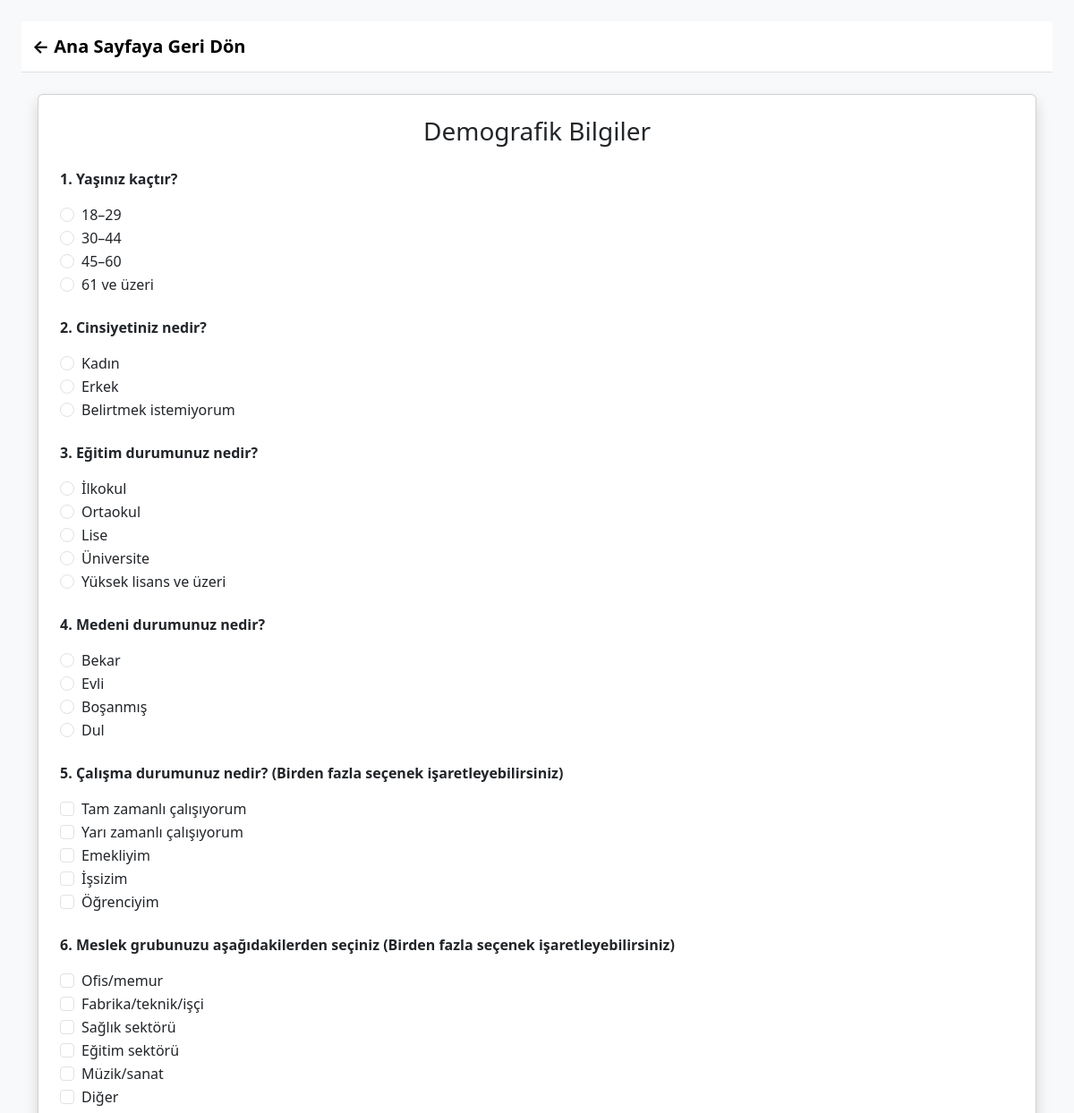
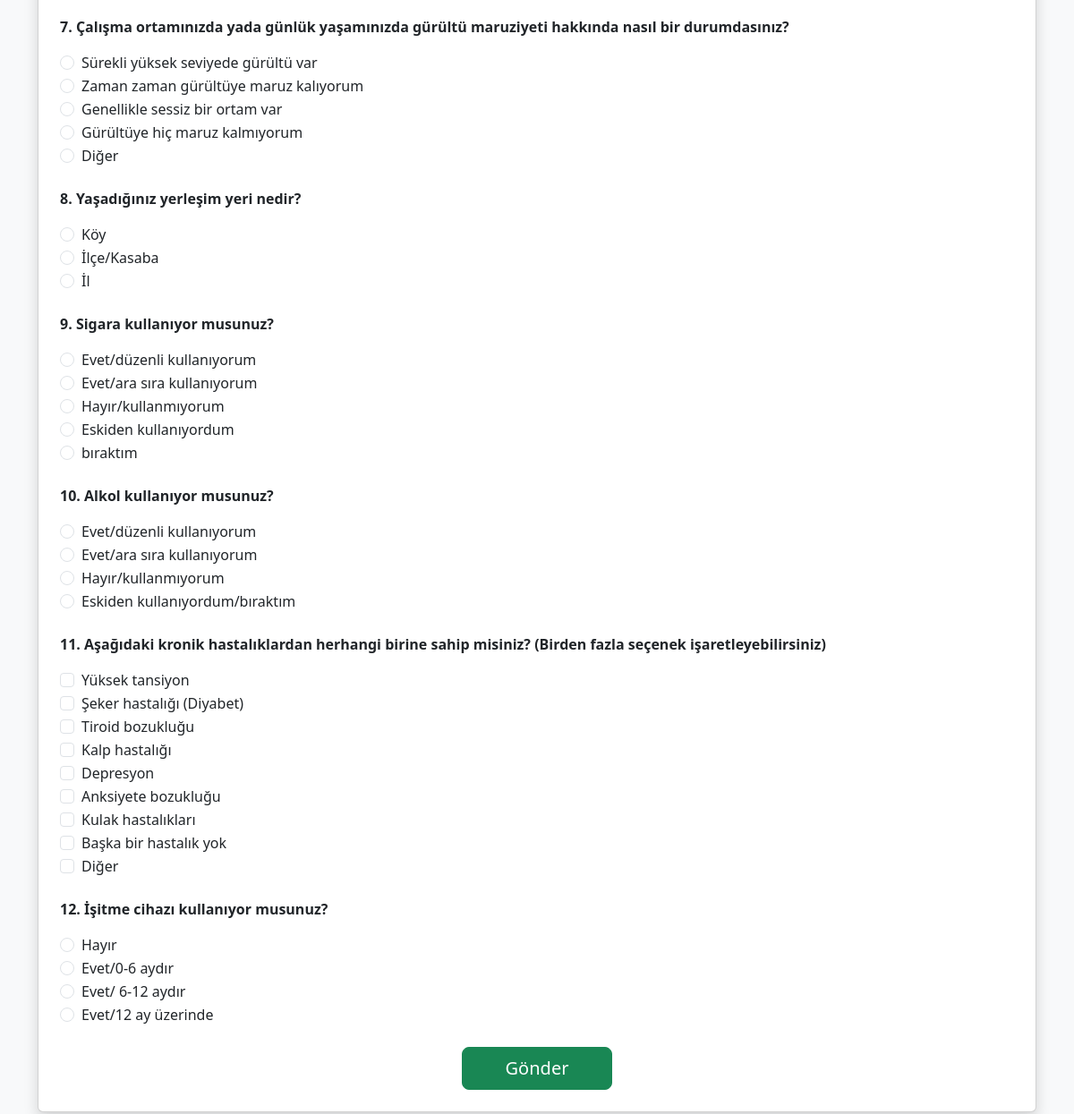
The app's page /anket_doldur/1 (signed in) with its own data (2 pictures, top to bottom).
### app.py (models this page shows)
class Anket(db.Model):
    id = db.Column(db.Integer, primary_key=True)
    baslik = db.Column(db.String(100), nullable=False)
    sorular = db.relationship('Soru', backref='anket', cascade='all, delete-orphan')

class Soru(db.Model):
    id = db.Column(db.Integer, primary_key=True)
    anket_id = db.Column(db.Integer, db.ForeignKey('anket.id'), nullable=False)
    metin = db.Column(db.String(300), nullable=False)
    tip = db.Column(db.String(50), default='text')  # 'text', 'choice', 'multi_choice'
    secenekler = db.Column(db.Text)
    sira = db.Column(db.Integer, default=0)  # ❗️Eklendi

### app.py (the view, shortened to what this page needs)
@app.route('/anket_doldur/<int:anket_id>', methods=['GET', 'POST'])
@login_required
def anket_doldur(anket_id):
    if current_user.role != 'hasta':
        return redirect('/')
    anket = Anket.query.get_or_404(anket_id)
    sorular = anket.sorular
    return render_template('anket_doldur.html', anket=anket, sorular=sorular)

### app.py (called while the page is built)
@login_manager.user_loader
def load_user(user_id):
    return User.query.get(int(user_id))

### templates/anket_doldur.html (shortened to what this page needs)
<!DOCTYPE html>
<html>
<head>
    <link href="https://cdn.jsdelivr.net/npm/bootstrap@5.3.0/dist/css/bootstrap.min.css" rel="stylesheet">
</head>
<body class="bg-light p-4">
<nav class="navbar navbar-light bg-white border-bottom mb-4">
    <div class="container-fluid">
        <a class="navbar-brand fw-bold" href="{{ url_for('hasta_panel') }}">← Ana Sayfaya Geri Dön</a>
    </div>
</nav>
<div class="container">
    <div class="card shadow p-4">
        <h3 class="mb-4 text-center">{{ anket.baslik }}</h3>
        <form method="POST">
            {% for soru in sorular %}
                <div class="mb-4">
                    <label class="form-label fw-bold">{{ loop.index }}. {{ soru.metin }}</label>
                    {% if soru.tip == 'text' %}
                        <textarea name="soru_{{ soru.id }}" class="form-control" rows="3" required></textarea>
                    {% elif soru.tip == 'choice' and soru.secenekler %}
                        {% set secenekler = soru.secenekler.split(',') %}
                        <div class="mt-2">
                            {% for secenek in secenekler %}
                                {% set secenek = secenek.strip() %}
                                <div class="form-check">
                                    <input class="form-check-input" type="radio" name="soru_{{ soru.id }}" id="soru_{{ soru.id }}_{{ loop.index }}" value="{{ secenek }}" required>
                                    <label class="form-check-label" for="soru_{{ soru.id }}_{{ loop.index }}">{{ secenek }}</label>
                                </div>
                            {% endfor %}
                        </div>
                    {% elif soru.tip == 'multi_choice' and soru.secenekler %}
                        {% set secenekler = soru.secenekler.split(',') %}
                        <div class="mt-2">
                            {% for secenek in secenekler %}
                                {% set secenek = secenek.strip() %}
                                <div class="form-check">
                                    <input class="form-check-input" type="checkbox" name="soru_{{ soru.id }}_checkbox" id="soru_{{ soru.id }}_{{ loop.index }}" value="{{ secenek }}">
                                    <label class="form-check-label" for="soru_{{ soru.id }}_{{ loop.index }}">{{ secenek }}</label>
                                </div>
                            {% endfor %}
                        </div>
                    {% else %}
                        <div class="text-muted fst-italic">Geçersiz ya da eksik soru tipi.</div>
                    {% endif %}
                </div>
            {% endfor %}
            <div class="text-center mt-4">
                <button type="submit" class="btn btn-success btn-lg px-5">Gönder</button>
            </div>
        </form>
    </div>
</div>
</body>
</html>

### records on screen
Anket: baslik "Demografik Bilgiler"
Soru: metin "Yaşınız kaçtır?", secenekler "18–29" "30–44" "45–60" "61 ve üzeri"
Soru: metin "Cinsiyetiniz nedir?", secenekler "Kadın" "Erkek" "Belirtmek istemiyorum"
Soru: metin "Eğitim durumunuz nedir?", secenekler "İlkokul" "Ortaokul" "Lise" "Üniversite" "Yüksek lisans ve üzeri"
Soru: metin "Medeni durumunuz nedir?", secenekler "Bekar" "Evli" "Boşanmış" "Dul"
Soru: metin "Çalışma durumunuz nedir? (Birden fazla seçenek işaretleyebilirsiniz)", secenekler "Tam zamanlı çalışıyorum" "Yarı zamanlı çalışıyorum" "Emekliyim" "İşsizim" "Öğrenciyim"
Soru: metin "Meslek grubunuzu aşağıdakilerden seçiniz (Birden fazla seçenek işaretleyebilirsiniz)", secenekler "Ofis/memur" "Fabrika/teknik/işçi" "Sağlık sektörü" "Eğitim sektörü" "Müzik/sanat" "Diğer"
Soru: metin "Çalışma ortamınızda yada günlük yaşamınızda gürültü maruziyeti hakkında nasıl bir durumdasınız?", secenekler "Sürekli yüksek seviyede gürültü var" "Zaman zaman gürültüye maruz kalıyorum" "Genellikle sessiz bir ortam var" "Gürültüye hiç maruz kalmıyorum" "Diğer"
Soru: metin "Yaşadığınız yerleşim yeri nedir?", secenekler "Köy" "İlçe/Kasaba" "İl"
Soru: metin "Sigara kullanıyor musunuz?", secenekler "Evet/düzenli kullanıyorum" "Evet/ara sıra kullanıyorum" "Hayır/kullanmıyorum" "Eskiden kullanıyordum" "bıraktım"
Soru: metin "Alkol kullanıyor musunuz?", secenekler "Evet/düzenli kullanıyorum" "Evet/ara sıra kullanıyorum" "Hayır/kullanmıyorum" "Eskiden kullanıyordum/bıraktım"
Soru: metin "Aşağıdaki kronik hastalıklardan herhangi birine sahip misiniz? (Birden fazla seçenek işaretleyebilirsiniz)", secenekler "Yüksek tansiyon" "Şeker hastalığı (Diyabet)" "Tiroid bozukluğu" "Kalp hastalığı" "Depresyon" "Anksiyete bozukluğu" "Kulak hastalıkları" "Başka bir hastalık yok" "Diğer"
Soru: metin "İşitme cihazı kullanıyor musunuz?", secenekler "Hayır" "Evet/0-6 aydır" "Evet/ 6-12 aydır" "Evet/12 ay üzerinde"
